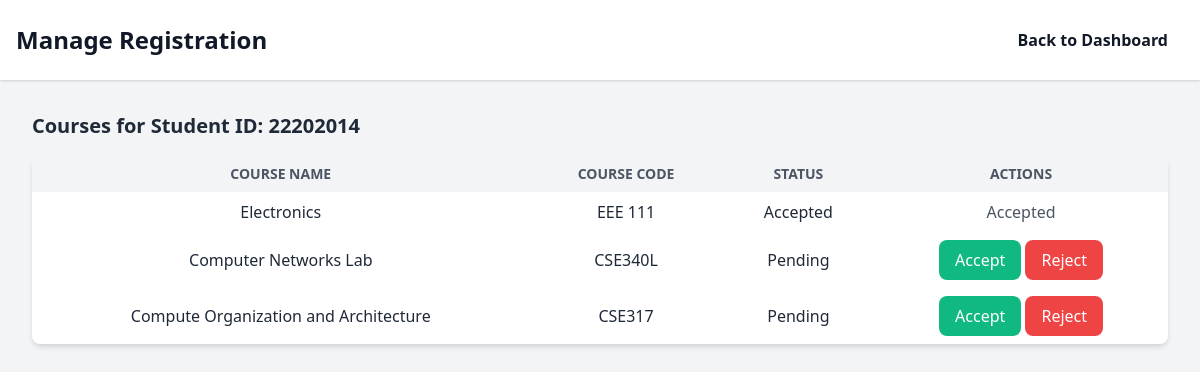
Screenshot of /pages/view_courses.php?student_id=22202014 with the database file from the repository.
### tables this page shows
CREATE TABLE `registration` (
  `id` int(11) NOT NULL,
  `student_id` varchar(10) DEFAULT NULL,
  `course_id` int(11) NOT NULL,
  `advisor_id` int(11) DEFAULT NULL,
  `status` varchar(20) DEFAULT 'pending'
);

CREATE TABLE `courses` (
  `id` int(11) NOT NULL,
  `course_code` varchar(10) NOT NULL,
  `course_name` varchar(100) NOT NULL,
  `department` varchar(10) NOT NULL,
  `semester` varchar(20) DEFAULT NULL,
  `credit_hours` int(11) NOT NULL,
  `prerequisites` varchar(100) DEFAULT NULL,
  `teacher_id` varchar(10) DEFAULT NULL,
  `class_time` time NOT NULL,
  `class_days` varchar(20) NOT NULL,
  `seats_available` int(11) DEFAULT NULL,
  `room_number` varchar(10) DEFAULT NULL
);

### pages/view_courses.php (the view, shortened to what this page needs)
<?php
require 'db.php';
if (isset($_GET['student_id'])) {
    $student_id = $_GET['student_id'];
    $sql_courses = "
        SELECT c.course_name, c.course_code, r.id as registration_id, r.status
        FROM registration r
        JOIN courses c ON r.course_id = c.id
        WHERE r.student_id = '$student_id'
    ";
    $result_courses = $conn->query($sql_courses);
}
?>
<!DOCTYPE html>
<html lang="en">
<head>
    <link href="https://cdn.jsdelivr.net/npm/tailwindcss@2.2.19/dist/tailwind.min.css" rel="stylesheet">
</head>
<body class="bg-gray-100 text-gray-800">
<header class="bg-white shadow">
    <div class="max-w-7xl mx-auto px-4 py-6 flex justify-between items-center">
        <h1 class="text-2xl font-bold text-gray-900">Manage Registration</h1>
        <nav>
            <a href="teacher_dashboard.php" class="text-gray-900 hover:text-blue-600 font-bold py-2 px-4">Back to Dashboard</a>
        </nav>
    </div>
</header>
    <div class="max-w-7xl mx-auto p-8">
        <h2 class="text-xl font-bold mb-4">Courses for Student ID: <?php echo $student_id; ?></h2>
        <table class="min-w-full bg-white shadow-md rounded-lg overflow-hidden">
            <thead>
                <tr>
                    <th class="py-2 px-4 bg-gray-100 font-bold uppercase text-sm text-gray-600">Course Name</th>
                    <th class="py-2 px-4 bg-gray-100 font-bold uppercase text-sm text-gray-600">Course Code</th>
                    <th class="py-2 px-4 bg-gray-100 font-bold uppercase text-sm text-gray-600">Status</th>
                    <th class="py-2 px-4 bg-gray-100 font-bold uppercase text-sm text-gray-600">Actions</th>
                </tr>
            </thead>
            <tbody>
                <?php while ($row = $result_courses->fetch_assoc()): ?>
                <tr>
                    <td class="py-2 px-4 text-center"><?php echo $row['course_name']; ?></td>
                    <td class="py-2 px-4 text-center"><?php echo $row['course_code']; ?></td>
                    <td class="py-2 px-4 text-center"><?php echo ucfirst($row['status']); ?></td>
                    <td class="py-2 px-4 text-center">
                        <?php if ($row['status'] === 'pending'): ?>
                            <form method="POST" class="inline-block">
                                <button type="submit" name="action" value="accept" class="bg-green-500 text-white px-4 py-2 rounded-lg">Accept</button>
                                <button type="submit" name="action" value="reject" class="bg-red-500 text-white px-4 py-2 rounded-lg">Reject</button>
                            </form>
                        <?php else: ?>
                            <span class="text-gray-600"><?php echo ucfirst($row['status']); ?></span>
                        <?php endif; ?>
                    </td>
                </tr>
                <?php endwhile; ?>
            </tbody>
        </table>
    </div>
</body>
</html>

### rows the page displays
registration: course.course_name "Electronics", course.course_code "EEE 111", status "Accepted"
registration: course.course_name "Computer Networks Lab", course.course_code "CSE340L", status "Pending"
registration: course.course_name "Compute Organization and Architecture", course.course_code "CSE317", status "Pending"

### other values shown
$student_id "22202014"
